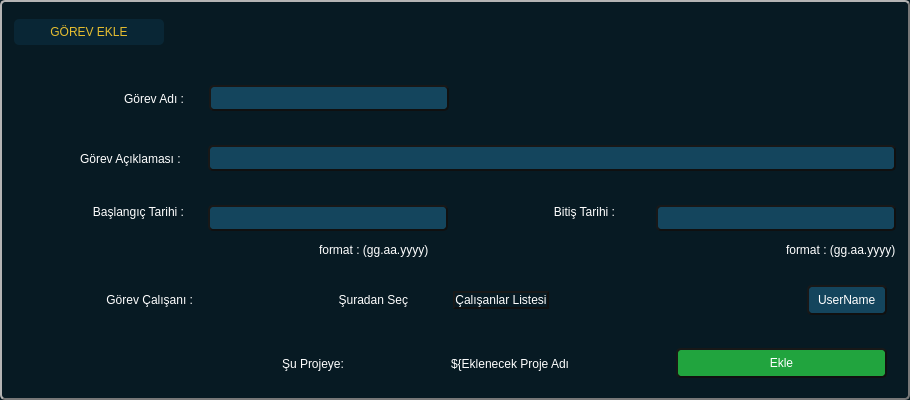
<?xml version="1.0" encoding="UTF-8"?>
<ui version="4.0">
 <class>AddTask</class>
 <widget class="QWidget" name="AddTask">
  <property name="geometry">
   <rect>
    <x>0</x>
    <y>0</y>
    <width>910</width>
    <height>400</height>
   </rect>
  </property>
  <property name="minimumSize">
   <size>
    <width>910</width>
    <height>400</height>
   </size>
  </property>
  <property name="maximumSize">
   <size>
    <width>910</width>
    <height>400</height>
   </size>
  </property>
  <property name="windowTitle">
   <string>Form</string>
  </property>
  <property name="styleSheet">
   <string notr="true">*{
font: 1000 12pt &quot;Montserrat&quot;;
border : none ;
	color: rgb(255, 255, 255);
}
QWidget#AddTask{
background-color: rgb(7, 26, 35);
border-radius : 5px;
box-shadow: 15px 15px 15px 15px rgb(0, 0, 0);
border : 2px outset rgb(16, 16, 16);
}
QLineEdit{
background-color: rgb(20, 69, 93);
border-radius : 5px;
padding : 3px;
box-shadow: 15px 15px 15px 15px rgb(0, 0, 0);
border : 2px outset rgb(16, 16, 16);
}
QPushButton{
box-shadow: 15px 15px 15px 15px rgb(0, 0, 0);
border : 2px outset rgb(16, 16, 16);
}</string>
  </property>
  <layout class="QVBoxLayout" name="verticalLayout">
   <property name="spacing">
    <number>0</number>
   </property>
   <property name="leftMargin">
    <number>0</number>
   </property>
   <property name="topMargin">
    <number>0</number>
   </property>
   <property name="rightMargin">
    <number>0</number>
   </property>
   <property name="bottomMargin">
    <number>0</number>
   </property>
   <item>
    <widget class="QFrame" name="main_frame">
     <property name="minimumSize">
      <size>
       <width>0</width>
       <height>0</height>
      </size>
     </property>
     <property name="styleSheet">
      <string notr="true">QFrame#main_frame{
background-color: rgb(7, 26, 35);
border-radius : 5px;
box-shadow: 15px 15px 15px 15px rgb(0, 0, 0);
border : 2px outset rgb(120, 120, 120);
}</string>
     </property>
     <property name="frameShape">
      <enum>QFrame::StyledPanel</enum>
     </property>
     <property name="frameShadow">
      <enum>QFrame::Raised</enum>
     </property>
     <layout class="QVBoxLayout" name="verticalLayout_4">
      <property name="spacing">
       <number>0</number>
      </property>
      <property name="leftMargin">
       <number>12</number>
      </property>
      <property name="topMargin">
       <number>12</number>
      </property>
      <property name="rightMargin">
       <number>12</number>
      </property>
      <property name="bottomMargin">
       <number>3</number>
      </property>
      <item alignment="Qt::AlignTop">
       <widget class="QFrame" name="addTask_header_freame">
        <property name="sizePolicy">
         <sizepolicy hsizetype="Preferred" vsizetype="Maximum">
          <horstretch>0</horstretch>
          <verstretch>0</verstretch>
         </sizepolicy>
        </property>
        <property name="frameShape">
         <enum>QFrame::StyledPanel</enum>
        </property>
        <property name="frameShadow">
         <enum>QFrame::Raised</enum>
        </property>
        <layout class="QHBoxLayout" name="horizontalLayout">
         <property name="leftMargin">
          <number>0</number>
         </property>
         <property name="topMargin">
          <number>5</number>
         </property>
         <property name="rightMargin">
          <number>0</number>
         </property>
         <property name="bottomMargin">
          <number>0</number>
         </property>
         <item>
          <widget class="QLabel" name="title_label">
           <property name="sizePolicy">
            <sizepolicy hsizetype="Maximum" vsizetype="Preferred">
             <horstretch>0</horstretch>
             <verstretch>0</verstretch>
            </sizepolicy>
           </property>
           <property name="minimumSize">
            <size>
             <width>150</width>
             <height>0</height>
            </size>
           </property>
           <property name="styleSheet">
            <string notr="true">color: rgb(229, 189, 48);
background-color: rgb(9, 38, 53);
border-radius : 5px;
padding : 6px;</string>
           </property>
           <property name="text">
            <string>GÖREV EKLE</string>
           </property>
           <property name="alignment">
            <set>Qt::AlignCenter</set>
           </property>
          </widget>
         </item>
         <item alignment="Qt::AlignRight">
          <widget class="QFrame" name="winow_btn_frame">
           <property name="sizePolicy">
            <sizepolicy hsizetype="Maximum" vsizetype="Preferred">
             <horstretch>0</horstretch>
             <verstretch>0</verstretch>
            </sizepolicy>
           </property>
           <property name="frameShape">
            <enum>QFrame::StyledPanel</enum>
           </property>
           <property name="frameShadow">
            <enum>QFrame::Raised</enum>
           </property>
           <layout class="QHBoxLayout" name="horizontalLayout_2">
            <property name="spacing">
             <number>0</number>
            </property>
            <property name="leftMargin">
             <number>0</number>
            </property>
            <property name="topMargin">
             <number>0</number>
            </property>
            <property name="rightMargin">
             <number>0</number>
            </property>
            <property name="bottomMargin">
             <number>0</number>
            </property>
            <item>
             <widget class="QPushButton" name="exit_btn">
              <property name="sizePolicy">
               <sizepolicy hsizetype="Minimum" vsizetype="Minimum">
                <horstretch>0</horstretch>
                <verstretch>0</verstretch>
               </sizepolicy>
              </property>
              <property name="styleSheet">
               <string notr="true">border:none;</string>
              </property>
              <property name="text">
               <string/>
              </property>
              <property name="icon">
               <iconset resource="../assets/image.qrc">
                <normaloff>:/icons/icons/Ellipse 5.png</normaloff>:/icons/icons/Ellipse 5.png</iconset>
              </property>
              <property name="iconSize">
               <size>
                <width>20</width>
                <height>20</height>
               </size>
              </property>
             </widget>
            </item>
           </layout>
          </widget>
         </item>
        </layout>
       </widget>
      </item>
      <item alignment="Qt::AlignLeft">
       <widget class="QFrame" name="addTask_name_frame">
        <property name="frameShape">
         <enum>QFrame::StyledPanel</enum>
        </property>
        <property name="frameShadow">
         <enum>QFrame::Raised</enum>
        </property>
        <layout class="QHBoxLayout" name="horizontalLayout_9">
         <property name="spacing">
          <number>25</number>
         </property>
         <property name="leftMargin">
          <number>0</number>
         </property>
         <property name="topMargin">
          <number>0</number>
         </property>
         <property name="rightMargin">
          <number>0</number>
         </property>
         <property name="bottomMargin">
          <number>22</number>
         </property>
         <item alignment="Qt::AlignLeft">
          <widget class="QLabel" name="task_name_label">
           <property name="sizePolicy">
            <sizepolicy hsizetype="Maximum" vsizetype="Preferred">
             <horstretch>0</horstretch>
             <verstretch>0</verstretch>
            </sizepolicy>
           </property>
           <property name="minimumSize">
            <size>
             <width>170</width>
             <height>0</height>
            </size>
           </property>
           <property name="maximumSize">
            <size>
             <width>170</width>
             <height>16777215</height>
            </size>
           </property>
           <property name="text">
            <string>Görev Adı :</string>
           </property>
           <property name="alignment">
            <set>Qt::AlignRight|Qt::AlignTrailing|Qt::AlignVCenter</set>
           </property>
          </widget>
         </item>
         <item alignment="Qt::AlignLeft">
          <widget class="QLineEdit" name="task_name_lineEdit">
           <property name="minimumSize">
            <size>
             <width>240</width>
             <height>0</height>
            </size>
           </property>
           <property name="maximumSize">
            <size>
             <width>300</width>
             <height>16777215</height>
            </size>
           </property>
          </widget>
         </item>
        </layout>
       </widget>
      </item>
      <item>
       <widget class="QFrame" name="addTask_describe_frame">
        <property name="frameShape">
         <enum>QFrame::StyledPanel</enum>
        </property>
        <property name="frameShadow">
         <enum>QFrame::Raised</enum>
        </property>
        <layout class="QHBoxLayout" name="horizontalLayout_4">
         <property name="spacing">
          <number>24</number>
         </property>
         <property name="leftMargin">
          <number>0</number>
         </property>
         <property name="topMargin">
          <number>0</number>
         </property>
         <property name="rightMargin">
          <number>0</number>
         </property>
         <property name="bottomMargin">
          <number>29</number>
         </property>
         <item alignment="Qt::AlignLeft">
          <widget class="QLabel" name="task_describe_title">
           <property name="sizePolicy">
            <sizepolicy hsizetype="Maximum" vsizetype="Preferred">
             <horstretch>0</horstretch>
             <verstretch>0</verstretch>
            </sizepolicy>
           </property>
           <property name="minimumSize">
            <size>
             <width>170</width>
             <height>0</height>
            </size>
           </property>
           <property name="maximumSize">
            <size>
             <width>170</width>
             <height>16777215</height>
            </size>
           </property>
           <property name="text">
            <string>Görev Açıklaması : </string>
           </property>
           <property name="alignment">
            <set>Qt::AlignRight|Qt::AlignTrailing|Qt::AlignVCenter</set>
           </property>
          </widget>
         </item>
         <item>
          <widget class="QLineEdit" name="lineEdit_2">
           <property name="minimumSize">
            <size>
             <width>0</width>
             <height>0</height>
            </size>
           </property>
           <property name="maximumSize">
            <size>
             <width>16777215</width>
             <height>16777215</height>
            </size>
           </property>
          </widget>
         </item>
        </layout>
       </widget>
      </item>
      <item>
       <widget class="QFrame" name="addTask_date_row_frame">
        <property name="frameShape">
         <enum>QFrame::StyledPanel</enum>
        </property>
        <property name="frameShadow">
         <enum>QFrame::Raised</enum>
        </property>
        <layout class="QHBoxLayout" name="horizontalLayout_5">
         <property name="spacing">
          <number>0</number>
         </property>
         <property name="leftMargin">
          <number>0</number>
         </property>
         <property name="topMargin">
          <number>0</number>
         </property>
         <property name="rightMargin">
          <number>0</number>
         </property>
         <property name="bottomMargin">
          <number>0</number>
         </property>
         <item alignment="Qt::AlignTop">
          <widget class="QLabel" name="start_date_label">
           <property name="sizePolicy">
            <sizepolicy hsizetype="Maximum" vsizetype="Preferred">
             <horstretch>0</horstretch>
             <verstretch>0</verstretch>
            </sizepolicy>
           </property>
           <property name="minimumSize">
            <size>
             <width>170</width>
             <height>0</height>
            </size>
           </property>
           <property name="maximumSize">
            <size>
             <width>170</width>
             <height>16777215</height>
            </size>
           </property>
           <property name="text">
            <string>Başlangıç Tarihi :</string>
           </property>
           <property name="alignment">
            <set>Qt::AlignRight|Qt::AlignTrailing|Qt::AlignVCenter</set>
           </property>
          </widget>
         </item>
         <item>
          <widget class="QFrame" name="frame_2">
           <property name="frameShape">
            <enum>QFrame::StyledPanel</enum>
           </property>
           <property name="frameShadow">
            <enum>QFrame::Raised</enum>
           </property>
           <layout class="QVBoxLayout" name="verticalLayout_3">
            <property name="spacing">
             <number>0</number>
            </property>
            <property name="leftMargin">
             <number>7</number>
            </property>
            <property name="topMargin">
             <number>0</number>
            </property>
            <property name="rightMargin">
             <number>0</number>
            </property>
            <property name="bottomMargin">
             <number>0</number>
            </property>
            <item alignment="Qt::AlignHCenter">
             <widget class="QLineEdit" name="starting_date_lineEdit">
              <property name="minimumSize">
               <size>
                <width>240</width>
                <height>0</height>
               </size>
              </property>
              <property name="maximumSize">
               <size>
                <width>240</width>
                <height>16777215</height>
               </size>
              </property>
              <property name="text">
               <string/>
              </property>
              <property name="alignment">
               <set>Qt::AlignLeading|Qt::AlignLeft|Qt::AlignVCenter</set>
              </property>
             </widget>
            </item>
            <item alignment="Qt::AlignRight">
             <widget class="QLabel" name="format_1">
              <property name="styleSheet">
               <string notr="true">font: 10pt &quot;Montserrat&quot;;</string>
              </property>
              <property name="text">
               <string>format : (gg.aa.yyyy)           </string>
              </property>
             </widget>
            </item>
           </layout>
          </widget>
         </item>
         <item alignment="Qt::AlignTop">
          <widget class="QLabel" name="end_date_label">
           <property name="sizePolicy">
            <sizepolicy hsizetype="Maximum" vsizetype="Preferred">
             <horstretch>0</horstretch>
             <verstretch>0</verstretch>
            </sizepolicy>
           </property>
           <property name="minimumSize">
            <size>
             <width>150</width>
             <height>0</height>
            </size>
           </property>
           <property name="maximumSize">
            <size>
             <width>150</width>
             <height>16777215</height>
            </size>
           </property>
           <property name="text">
            <string>Bitiş Tarihi :</string>
           </property>
           <property name="alignment">
            <set>Qt::AlignRight|Qt::AlignTrailing|Qt::AlignVCenter</set>
           </property>
          </widget>
         </item>
         <item>
          <widget class="QFrame" name="frame_3">
           <property name="frameShape">
            <enum>QFrame::StyledPanel</enum>
           </property>
           <property name="frameShadow">
            <enum>QFrame::Raised</enum>
           </property>
           <layout class="QVBoxLayout" name="verticalLayout_2">
            <property name="spacing">
             <number>0</number>
            </property>
            <property name="leftMargin">
             <number>0</number>
            </property>
            <property name="topMargin">
             <number>0</number>
            </property>
            <property name="rightMargin">
             <number>0</number>
            </property>
            <property name="bottomMargin">
             <number>0</number>
            </property>
            <item alignment="Qt::AlignRight">
             <widget class="QLineEdit" name="ending_datelineEdit">
              <property name="minimumSize">
               <size>
                <width>240</width>
                <height>0</height>
               </size>
              </property>
              <property name="maximumSize">
               <size>
                <width>240</width>
                <height>16777215</height>
               </size>
              </property>
              <property name="text">
               <string/>
              </property>
             </widget>
            </item>
            <item alignment="Qt::AlignRight">
             <widget class="QLabel" name="format_2">
              <property name="styleSheet">
               <string notr="true">font: 10pt &quot;Montserrat&quot;;</string>
              </property>
              <property name="text">
               <string>format : (gg.aa.yyyy)</string>
              </property>
             </widget>
            </item>
           </layout>
          </widget>
         </item>
        </layout>
       </widget>
      </item>
      <item>
       <widget class="QFrame" name="addTask_workers_row_frame">
        <property name="frameShape">
         <enum>QFrame::StyledPanel</enum>
        </property>
        <property name="frameShadow">
         <enum>QFrame::Raised</enum>
        </property>
        <layout class="QHBoxLayout" name="horizontalLayout_10">
         <property name="spacing">
          <number>45</number>
         </property>
         <item>
          <widget class="QLabel" name="task_worker_label">
           <property name="sizePolicy">
            <sizepolicy hsizetype="Maximum" vsizetype="Preferred">
             <horstretch>0</horstretch>
             <verstretch>0</verstretch>
            </sizepolicy>
           </property>
           <property name="minimumSize">
            <size>
             <width>170</width>
             <height>0</height>
            </size>
           </property>
           <property name="maximumSize">
            <size>
             <width>170</width>
             <height>16777215</height>
            </size>
           </property>
           <property name="text">
            <string>Görev Çalışanı :</string>
           </property>
           <property name="alignment">
            <set>Qt::AlignRight|Qt::AlignTrailing|Qt::AlignVCenter</set>
           </property>
          </widget>
         </item>
         <item>
          <widget class="QLabel" name="select_there_label">
           <property name="sizePolicy">
            <sizepolicy hsizetype="Maximum" vsizetype="Preferred">
             <horstretch>0</horstretch>
             <verstretch>0</verstretch>
            </sizepolicy>
           </property>
           <property name="minimumSize">
            <size>
             <width>170</width>
             <height>0</height>
            </size>
           </property>
           <property name="maximumSize">
            <size>
             <width>170</width>
             <height>16777215</height>
            </size>
           </property>
           <property name="text">
            <string>Şuradan Seç</string>
           </property>
           <property name="alignment">
            <set>Qt::AlignRight|Qt::AlignTrailing|Qt::AlignVCenter</set>
           </property>
          </widget>
         </item>
         <item>
          <widget class="QPushButton" name="workers_list_btn">
           <property name="sizePolicy">
            <sizepolicy hsizetype="Maximum" vsizetype="Fixed">
             <horstretch>0</horstretch>
             <verstretch>0</verstretch>
            </sizepolicy>
           </property>
           <property name="styleSheet">
            <string notr="true">QPushButton{
padding : 6px;
background-color: rgb(20, 66, 114);
border-radius:5px;
font: 11pt &quot;Montserrat&quot;;
}

QPushButton:hover{
 background-color: #2980b9; /* Fare üzerine gelindiğinde arkaplan rengi 
 }</string>
           </property>
           <property name="text">
            <string>Çalışanlar Listesi</string>
           </property>
          </widget>
         </item>
         <item alignment="Qt::AlignRight">
          <widget class="QLabel" name="selected_worker_label">
           <property name="sizePolicy">
            <sizepolicy hsizetype="Preferred" vsizetype="Maximum">
             <horstretch>0</horstretch>
             <verstretch>0</verstretch>
            </sizepolicy>
           </property>
           <property name="styleSheet">
            <string notr="true">padding : 6px;
background-color: rgb(20, 69, 93);
border-radius:5px;
font: 11pt &quot;Montserrat&quot;;
box-shadow: 15px 15px 15px 15px rgb(0, 0, 0);
border : 2px outset rgb(16, 16, 16);</string>
           </property>
           <property name="text">
            <string>UserName</string>
           </property>
          </widget>
         </item>
        </layout>
       </widget>
      </item>
      <item>
       <widget class="QFrame" name="addTask_footer_frame">
        <property name="frameShape">
         <enum>QFrame::StyledPanel</enum>
        </property>
        <property name="frameShadow">
         <enum>QFrame::Raised</enum>
        </property>
        <layout class="QHBoxLayout" name="horizontalLayout_3">
         <item alignment="Qt::AlignRight">
          <widget class="QLabel" name="teher_project_label">
           <property name="text">
            <string>Şu Projeye:</string>
           </property>
          </widget>
         </item>
         <item alignment="Qt::AlignHCenter">
          <widget class="QLabel" name="will_add_project_label">
           <property name="text">
            <string>${Eklenecek Proje Adı</string>
           </property>
          </widget>
         </item>
         <item>
          <widget class="QPushButton" name="task_add_btn">
           <property name="minimumSize">
            <size>
             <width>211</width>
             <height>0</height>
            </size>
           </property>
           <property name="maximumSize">
            <size>
             <width>211</width>
             <height>16777215</height>
            </size>
           </property>
           <property name="styleSheet">
            <string notr="true">QPushButton{
padding : 6px;
	background-color: rgb(33, 164, 62);
border-radius:5px;
font: 1000 12pt &quot;Montserrat&quot;;
}

QPushButton:hover{
	background-color: rgb(0, 132, 28);
 }</string>
           </property>
           <property name="text">
            <string>Ekle</string>
           </property>
          </widget>
         </item>
        </layout>
       </widget>
      </item>
     </layout>
    </widget>
   </item>
  </layout>
 </widget>
 <resources>
  <include location="../assets/image.qrc"/>
 </resources>
 <connections/>
</ui>
